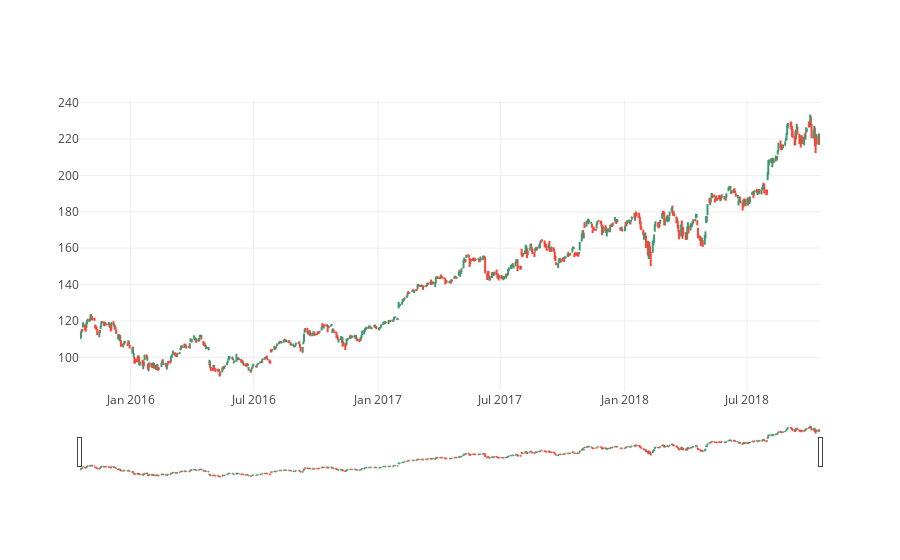

Write notebook code for a chart like this one.
### Code cell
trace = go.Ohlc(
    x = appl_df.index,
    open = appl_df.open,
    high = appl_df.high,
    low = appl_df.low,
    close = appl_df.close,
)

plotly.offline.iplot([trace])

### Figure 1 — Plotly figure (JSON) as saved in the notebook; plotly's stock layout.template omitted (floating-point values rounded to 4 significant figures; data arrays with more than 128 entries replaced by an {"elided": "..."} marker saying what was removed)
{"data": [{"close": {"elided": "756 float values"}, "high": {"elided": "756 float values"}, "low": {"elided": "756 float values"}, "open": {"elided": "756 float values"}, "type": "ohlc", "uid": "652ffb7a-2c6a-11e9-b828-920014f8e201", "x": {"elided": "756 str values"}}], "layout": {}}
